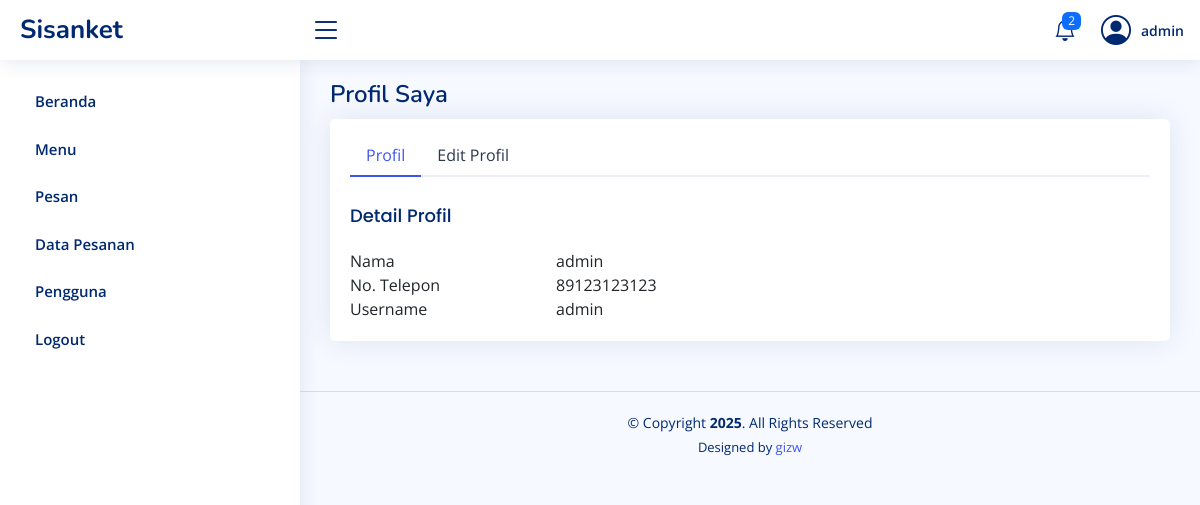
/profil.php (signed in), run on the app's committed database.
### tables this page shows
CREATE TABLE `pengguna` (
  `id_pengguna` int(11) NOT NULL,
  `nama` varchar(100) NOT NULL,
  `no_telp` varchar(20) DEFAULT NULL,
  `username` varchar(50) NOT NULL,
  `password` varchar(255) NOT NULL,
  `role` enum('Admin','Pelanggan') NOT NULL
);

### profil.php (the view, shortened to what this page needs)
<?php include('head.php'); ?>
<body>
    <?php include('side_bar.php'); ?>
    <main id="main" class="main">
        <div class="pagetitle">
            <h1>Profil Saya</h1>
        </div>
        <section class="section">
            <div class="row">
                <div class="col-lg-12">
                    <div class="card">
                        <div class="card-body pt-3">
                            <ul class="nav nav-tabs nav-tabs-bordered">
                                <li class="nav-item">
                                    <button class="nav-link active" data-bs-toggle="tab" data-bs-target="#profile-overview">Profil</button>
                                </li>
                                <li class="nav-item">
                                    <button class="nav-link" data-bs-toggle="tab" data-bs-target="#edit-profile">Edit Profil</button>
                                </li>
                            </ul>
                            <div class="tab-content pt-2">
                                <div class="tab-pane fade show active profile-overview" id="profile-overview">
                                    <?php
                                    require 'dbcon.php';
                                    $id_pengguna = $_SESSION['ID'];
                                    $query = $conn->query("SELECT * FROM pengguna WHERE id_pengguna='$id_pengguna'");
                                    $user = $query->fetch_assoc();
                                    ?>
                                    <h5 class="card-title">Detail Profil</h5>
                                    <div class="row">
                                        <div class="col-lg-3 col-md-4 label">Nama</div>
                                        <div class="col-lg-9 col-md-8"><?= htmlspecialchars($user['nama']) ?></div>
                                    </div>
                                    <div class="row">
                                        <div class="col-lg-3 col-md-4 label">No. Telepon</div>
                                        <div class="col-lg-9 col-md-8"><?= htmlspecialchars($user['no_telp']) ?></div>
                                    </div>
                                    <div class="row">
                                        <div class="col-lg-3 col-md-4 label">Username</div>
                                        <div class="col-lg-9 col-md-8"><?= htmlspecialchars($user['username']) ?></div>
                                    </div>
                                </div>
                            </div>
                        </div>
                    </div>
                </div>
            </div>
        </section>
    </main>
    <?php include('footer.php'); ?>
</body>
</html>

### assets/css/style.css (style rules this page uses)
:root { scroll-behavior: smooth; }
body { font-family: "Open Sans", sans-serif; background: #f6f9ff; color: #444444; }
h1, h2, h3, h4, h5, h6 { font-family: "Nunito", sans-serif; }
#main { margin-top: 60px; padding: 20px 30px; transition: all 0.3s; }
.pagetitle { margin-bottom: 10px; }
.pagetitle h1 { font-size: 24px; margin-bottom: 0; font-weight: 600; color: #012970; }
.card { margin-bottom: 30px; border: none; border-radius: 5px; box-shadow: 0px 0 30px rgba(1, 41, 112, 0.1); }
.card-title { padding: 20px 0 15px 0; font-size: 18px; font-weight: 500; color: #012970; font-family: "Poppins", sans-serif; }
.card-body { padding: 0 20px 20px 20px; }
.nav-tabs-bordered { border-bottom: 2px solid #ebeef4; }
.nav-tabs-bordered .nav-link { margin-bottom: -2px; border: none; color: #2c384e; }
.nav-tabs-bordered .nav-link.active { background-color: #fff; color: #4154f1; border-bottom: 2px solid #4154f1; }
@media (min-width: 1200px) { #main, #footer { margin-left: 300px; } }

### data on the page
pengguna: nama "admin", no_telp "89123123123", username "admin"

### other printed values
$jml "2"
$_SESSION['NAMA'] "admin"
